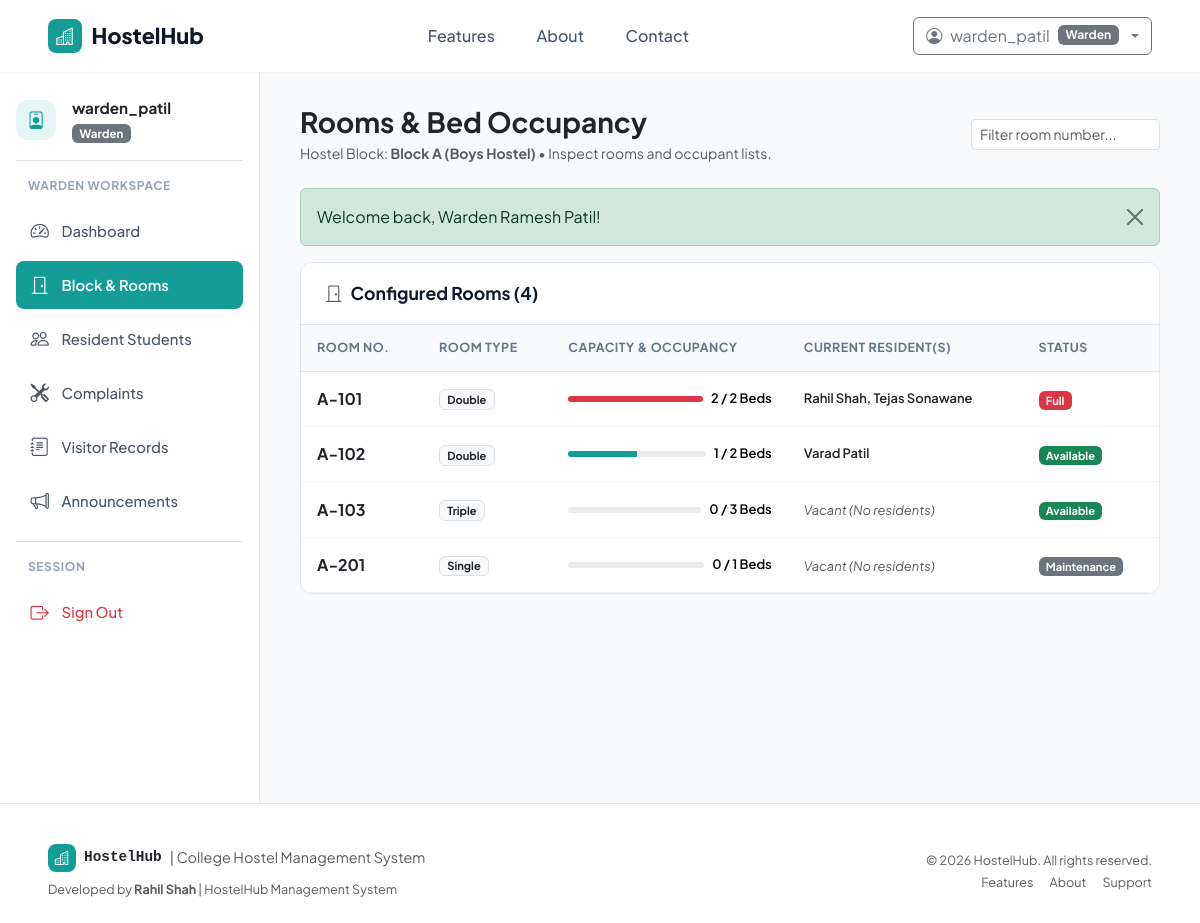
The app's page /warden/rooms.php (signed in) with its own data.
### tables this page shows
CREATE TABLE `wardens` (
    `WardenID` INT AUTO_INCREMENT PRIMARY KEY,
    `Name` VARCHAR(100) NOT NULL,
    `Email` VARCHAR(100) NOT NULL UNIQUE,
    `Phone` VARCHAR(20) NOT NULL,
    `BlockID` INT NULL,
    `CreatedAt` TIMESTAMP DEFAULT CURRENT_TIMESTAMP,
    FOREIGN KEY (`BlockID`) REFERENCES `blocks`(`BlockID`) ON DELETE SET NULL
);

CREATE TABLE `blocks` (
    `BlockID` INT AUTO_INCREMENT PRIMARY KEY,
    `BlockName` VARCHAR(50) NOT NULL UNIQUE,
    `Gender` ENUM('Boys', 'Girls', 'Coed') NOT NULL,
    `Description` VARCHAR(255) NULL,
    `CreatedAt` TIMESTAMP DEFAULT CURRENT_TIMESTAMP
);

CREATE TABLE `rooms` (
    `RoomID` INT AUTO_INCREMENT PRIMARY KEY,
    `RoomNumber` VARCHAR(20) NOT NULL,
    `Type` VARCHAR(50) NOT NULL DEFAULT 'Double',
    `Capacity` INT NOT NULL DEFAULT 2,
    `Occupied` INT NOT NULL DEFAULT 0,
    `FeePerSemester` DECIMAL(10,2) NOT NULL DEFAULT 25000.00,
    `Status` ENUM('Available', 'Full', 'Maintenance') NOT NULL DEFAULT 'Available',
    `BlockID` INT NOT NULL,
    `CreatedAt` TIMESTAMP DEFAULT CURRENT_TIMESTAMP,
    FOREIGN KEY (`BlockID`) REFERENCES `blocks`(`BlockID`) ON DELETE CASCADE,
    UNIQUE KEY `unique_block_room` (`BlockID`, `RoomNumber`)
);

### warden/rooms.php (the view, shortened to what this page needs)
<?php
require_once __DIR__ . '/../config/database.php';
require_once __DIR__ . '/../includes/helpers.php';
$wardenId = (int)($_SESSION['user']['WardenID'] ?? 0);
$wStmt = $pdo->prepare("SELECT w.*, b.BlockName, b.Gender as BlockGender FROM wardens w LEFT JOIN blocks b ON w.BlockID = b.BlockID WHERE w.WardenID = :wid");
$wStmt->execute([':wid' => $wardenId]);
$warden = $wStmt->fetch();
$blockId = $warden['BlockID'] ?? 0;
$rooms = [];
if ($blockId > 0) {
    $rStmt = $pdo->prepare("
        SELECT r.*,
               GROUP_CONCAT(s.Name SEPARATOR ', ') as occupants_names
        FROM rooms r
        LEFT JOIN students s ON s.RoomID = r.RoomID
        WHERE r.BlockID = :bid
        GROUP BY r.RoomID
        ORDER BY r.RoomNumber ASC
    ");
    $rStmt->execute([':bid' => $blockId]);
    $rooms = $rStmt->fetchAll();
}
require_once __DIR__ . '/../includes/header.php';
?>
<div class="dashboard-container">
    <?php require_once __DIR__ . '/../includes/sidebar.php'; ?>
    <main class="main-content">
        <div class="d-flex flex-wrap justify-content-between align-items-center mb-4 gap-3">
            <div>
                <h3 class="fw-bold text-dark mb-1">Rooms & Bed Occupancy</h3>
                <p class="text-muted small mb-0">
                    Hostel Block: <strong><?= htmlspecialchars($warden['BlockName'] ?? 'Unassigned') ?></strong> &bull; Inspect rooms and occupant lists.
                </p>
            </div>
            <div style="max-width: 250px;">
                <input type="text" class="form-control form-control-sm" placeholder="Filter room number..." data-table-search="#wardenRoomsTable">
            </div>
        </div>
        <?php display_flash(); ?>
        <div class="content-card">
            <div class="content-card-header">
                <h6 class="content-card-title"><i class="bi bi-door-closed me-2 text-muted"></i>Configured Rooms (<?= count($rooms) ?>)</h6>
            </div>
            <div class="table-responsive">
                <table class="table table-custom align-middle" id="wardenRoomsTable">
                    <thead>
                        <tr>
                            <th>Room No.</th>
                            <th>Room Type</th>
                            <th>Capacity & Occupancy</th>
                            <th>Current Resident(s)</th>
                            <th>Status</th>
                        </tr>
                    </thead>
                    <tbody>
                        <?php if (empty($rooms)): ?>
                            <tr><td colspan="5" class="text-center py-4 text-muted">No rooms found for this block.</td></tr>
                        <?php else: ?>
                            <?php foreach ($rooms as $r): ?>
                                <tr>
                                    <td><div class="fw-bold text-dark fs-6"><?= htmlspecialchars($r['RoomNumber']) ?></div></td>
                                    <td><span class="badge bg-light text-dark border"><?= htmlspecialchars($r['Type']) ?></span></td>
                                    <td>
                                        <div class="d-flex align-items-center gap-2">
                                            <div class="progress flex-grow-1" style="height: 6px; width: 60px;">
                                                <?php
                                                    $pct = ($r['Capacity'] > 0) ? round(($r['Occupied'] / $r['Capacity']) * 100) : 0;
                                                    $barColor = $pct >= 100 ? 'bg-danger' : ($pct > 0 ? 'bg-teal' : 'bg-secondary');
                                                ?>
                                                <div class="progress-bar <?= $barColor ?>" style="<?= $barColor === 'bg-teal' ? 'background-color: var(--primary-teal);' : '' ?> width: <?= $pct ?>%;"></div>
                                            </div>
                                            <span class="small fw-semibold"><?= (int)$r['Occupied'] ?> / <?= (int)$r['Capacity'] ?> Beds</span>
                                        </div>
                                    </td>
                                    <td>
                                        <?php if (!empty($r['occupants_names'])): ?>
                                            <div class="text-dark fw-semibold small"><?= htmlspecialchars($r['occupants_names']) ?></div>
                                        <?php else: ?>
                                            <span class="text-muted small fst-italic">Vacant (No residents)</span>
                                        <?php endif; ?>
                                    </td>
                                    <td><?= get_status_badge($r['Status']) ?></td>
                                </tr>
                            <?php endforeach; ?>
                        <?php endif; ?>
                    </tbody>
                </table>
            </div>
        </div>
    </main>
</div>
<?php require_once __DIR__ . '/../includes/footer.php'; ?>

### includes/helpers.php (shortened to what this page needs)
<?php
function display_flash(): void {
    if (!empty($_SESSION['flash'])) {
        $type = htmlspecialchars($_SESSION['flash']['type']);
        $message = htmlspecialchars($_SESSION['flash']['message']);
        echo '<div class="alert alert-' . $type . ' alert-dismissible fade show" role="alert">
                ' . $message . '
                <button type="button" class="btn-close" data-bs-dismiss="alert" aria-label="Close"></button>
              </div>';
    }
}
function get_status_badge(string $status): string {
    $normalized = strtolower(trim($status));
    $badgeClass = match ($normalized) {
        'active', 'paid', 'resolved', 'checked in', 'available' => 'bg-success',
        'pending', 'in progress', 'double', 'triple'           => 'bg-warning text-dark',
        'overdue', 'rejected', 'full', 'inactive'              => 'bg-danger',
        'maintenance', 'vacated', 'transferred', 'checked out' => 'bg-secondary',
        default                                                => 'bg-info text-dark'
    };
    return '<span class="badge ' . $badgeClass . '">' . htmlspecialchars($status) . '</span>';
}

### assets/css/style.css (style rules this page uses)
:root { --primary-teal: #149d96; --primary-teal-hover: #0f827c; --primary-teal-light: #e6f6f5; --primary-teal-border: #b2e4e1; --text-dark: #0f172a; --text-muted: #64748b; --bg-light: #f8fafc; --bg-card: #ffffff; --border-color: #e2e8f0; --sidebar-width: 260px; }
html, body { max-width: 100%; overflow-x: hidden; }
body { font-family: 'Plus Jakarta Sans', 'Inter', -apple-system, BlinkMacSystemFont, "Segoe UI", Roboto, sans-serif; color: var(--text-dark); background-color: var(--bg-light); min-height: 100vh; display: flex; flex-direction: column; }
.dashboard-container { display: flex; min-height: calc(100vh - 70px); }
.main-content { flex-grow: 1; padding: 2rem 2.5rem; background-color: var(--bg-light); overflow-x: hidden; }
.content-card { background: #ffffff; border: 1px solid var(--border-color); border-radius: 12px; box-shadow: 0 1px 3px rgba(0,0,0,0.02); margin-bottom: 2rem; overflow: hidden; }
.content-card-header { padding: 1.25rem 1.5rem; border-bottom: 1px solid var(--border-color); display: flex; align-items: center; justify-content: space-between; background-color: #ffffff; }
.content-card-title { font-size: 1.1rem; font-weight: 700; margin: 0; color: #0f172a; }
.table-custom { margin-bottom: 0; }
.table-custom th { font-size: 0.78rem; text-transform: uppercase; letter-spacing: 0.04em; color: #64748b; background-color: #f8fafc; border-bottom: 1px solid #e2e8f0; padding: 0.85rem 1rem; }
.table-custom td { padding: 0.95rem 1rem; vertical-align: middle; border-bottom: 1px solid #f1f5f9; font-size: 0.925rem; }

### records on screen
wardens: BlockID.BlockName "Block A (Boys Hostel)"
rooms: RoomNumber "A-101", Type "Double", Occupied "2", Capacity "2", occupants_names "Rahil Shah, Tejas Sonawane", Status "Full"
rooms: RoomNumber "A-102", Type "Double", Occupied "1", Capacity "2", occupants_names "Varad Patil", Status "Available"
rooms: RoomNumber "A-103", Type "Triple", Occupied "0", Capacity "3", shows "Vacant (No residents)", Status "Available"
rooms: RoomNumber "A-201", Type "Single", Occupied "0", Capacity "1", shows "Vacant (No residents)", Status "Maintenance"

### other values on screen
$currentUser['Username'] "warden_patil"
$currentUser['Role'] "Warden"
$_SESSION['user']['Username'] "warden_patil"
$role "Warden"
$message "Welcome back, Warden Ramesh Patil!"
count($rooms) "4"
APP_NAME "HostelHub"
APP_TITLE "College Hostel Management System"
